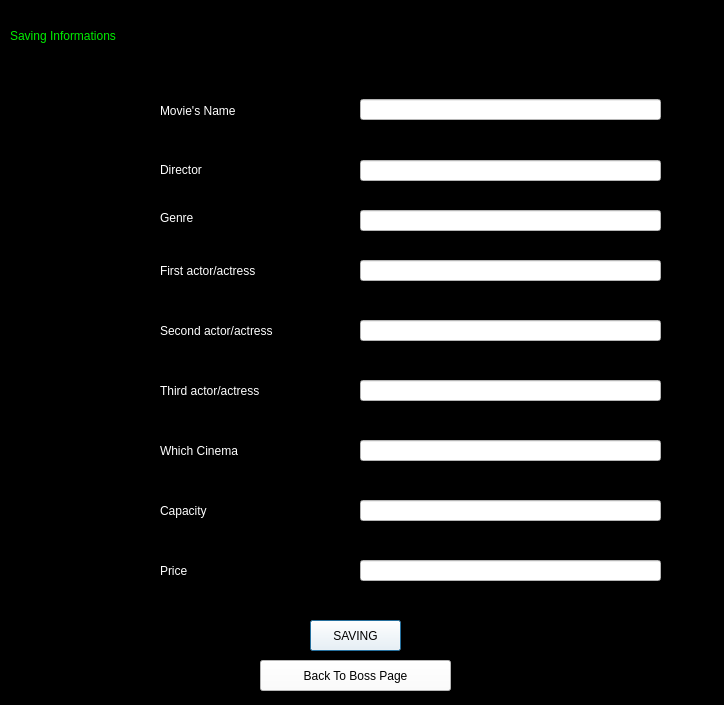
<?xml version="1.0" encoding="UTF-8"?>
<ui version="4.0">
 <class>saving_movie</class>
 <widget class="QDialog" name="saving_movie">
  <property name="geometry">
   <rect>
    <x>0</x>
    <y>0</y>
    <width>724</width>
    <height>705</height>
   </rect>
  </property>
  <property name="windowTitle">
   <string>Dialog</string>
  </property>
  <property name="styleSheet">
   <string notr="true">background-color: rgb(0, 0, 0);</string>
  </property>
  <widget class="QLabel" name="label">
   <property name="geometry">
    <rect>
     <x>160</x>
     <y>100</y>
     <width>111</width>
     <height>21</height>
    </rect>
   </property>
   <property name="styleSheet">
    <string notr="true">color: rgb(255, 255, 255);
background-color: rgb(0, 0, 0);
font: 14pt &quot;Pristina&quot;;</string>
   </property>
   <property name="text">
    <string>Movie's Name</string>
   </property>
  </widget>
  <widget class="QLabel" name="label_2">
   <property name="geometry">
    <rect>
     <x>10</x>
     <y>10</y>
     <width>171</width>
     <height>51</height>
    </rect>
   </property>
   <property name="styleSheet">
    <string notr="true">background-color: rgb(0, 0, 0);
color: rgb(0, 239, 0);
font: 16pt &quot;Pristina&quot;;</string>
   </property>
   <property name="text">
    <string>Saving Informations</string>
   </property>
  </widget>
  <widget class="QLabel" name="label_3">
   <property name="geometry">
    <rect>
     <x>160</x>
     <y>160</y>
     <width>101</width>
     <height>20</height>
    </rect>
   </property>
   <property name="styleSheet">
    <string notr="true">color: rgb(255, 255, 255);
background-color: rgb(0, 0, 0);
font: 14pt &quot;Pristina&quot;;</string>
   </property>
   <property name="text">
    <string>Director</string>
   </property>
  </widget>
  <widget class="QLabel" name="label_4">
   <property name="geometry">
    <rect>
     <x>160</x>
     <y>210</y>
     <width>91</width>
     <height>16</height>
    </rect>
   </property>
   <property name="styleSheet">
    <string notr="true">color: rgb(255, 255, 255);
background-color: rgb(0, 0, 0);
font: 14pt &quot;Pristina&quot;;</string>
   </property>
   <property name="text">
    <string>Genre</string>
   </property>
  </widget>
  <widget class="QLabel" name="label_5">
   <property name="geometry">
    <rect>
     <x>160</x>
     <y>260</y>
     <width>121</width>
     <height>21</height>
    </rect>
   </property>
   <property name="styleSheet">
    <string notr="true">color: rgb(255, 255, 255);
background-color: rgb(0, 0, 0);
font: 14pt &quot;Pristina&quot;;</string>
   </property>
   <property name="text">
    <string>First actor/actress</string>
   </property>
  </widget>
  <widget class="QLabel" name="label_6">
   <property name="geometry">
    <rect>
     <x>160</x>
     <y>320</y>
     <width>121</width>
     <height>21</height>
    </rect>
   </property>
   <property name="styleSheet">
    <string notr="true">color: rgb(255, 255, 255);
background-color: rgb(0, 0, 0);
font: 14pt &quot;Pristina&quot;;</string>
   </property>
   <property name="text">
    <string>Second actor/actress</string>
   </property>
  </widget>
  <widget class="QLabel" name="label_7">
   <property name="geometry">
    <rect>
     <x>160</x>
     <y>380</y>
     <width>121</width>
     <height>21</height>
    </rect>
   </property>
   <property name="styleSheet">
    <string notr="true">color: rgb(255, 255, 255);
background-color: rgb(0, 0, 0);
font: 14pt &quot;Pristina&quot;;</string>
   </property>
   <property name="text">
    <string>Third actor/actress</string>
   </property>
  </widget>
  <widget class="QLineEdit" name="lineEdit">
   <property name="geometry">
    <rect>
     <x>360</x>
     <y>99</y>
     <width>301</width>
     <height>21</height>
    </rect>
   </property>
   <property name="styleSheet">
    <string notr="true">font: 14pt &quot;Pristina&quot;;
background-color: rgb(255, 255, 255);
color: rgb(0, 0, 0);</string>
   </property>
  </widget>
  <widget class="QLineEdit" name="lineEdit_2">
   <property name="geometry">
    <rect>
     <x>360</x>
     <y>160</y>
     <width>301</width>
     <height>21</height>
    </rect>
   </property>
   <property name="styleSheet">
    <string notr="true">font: 14pt &quot;Pristina&quot;;
background-color: rgb(255, 255, 255);
color: rgb(0, 0, 0);</string>
   </property>
  </widget>
  <widget class="QLineEdit" name="lineEdit_3">
   <property name="geometry">
    <rect>
     <x>360</x>
     <y>210</y>
     <width>301</width>
     <height>21</height>
    </rect>
   </property>
   <property name="styleSheet">
    <string notr="true">font: 14pt &quot;Pristina&quot;;
background-color: rgb(255, 255, 255);
color: rgb(0, 0, 0);</string>
   </property>
  </widget>
  <widget class="QLineEdit" name="lineEdit_4">
   <property name="geometry">
    <rect>
     <x>360</x>
     <y>260</y>
     <width>301</width>
     <height>21</height>
    </rect>
   </property>
   <property name="styleSheet">
    <string notr="true">font: 14pt &quot;Pristina&quot;;
background-color: rgb(255, 255, 255);
color: rgb(0, 0, 0);</string>
   </property>
  </widget>
  <widget class="QLineEdit" name="lineEdit_5">
   <property name="geometry">
    <rect>
     <x>360</x>
     <y>320</y>
     <width>301</width>
     <height>21</height>
    </rect>
   </property>
   <property name="styleSheet">
    <string notr="true">font: 14pt &quot;Pristina&quot;;
background-color: rgb(255, 255, 255);
color: rgb(0, 0, 0);</string>
   </property>
  </widget>
  <widget class="QLineEdit" name="lineEdit_6">
   <property name="geometry">
    <rect>
     <x>360</x>
     <y>380</y>
     <width>301</width>
     <height>21</height>
    </rect>
   </property>
   <property name="styleSheet">
    <string notr="true">font: 14pt &quot;Pristina&quot;;
background-color: rgb(255, 255, 255);
color: rgb(0, 0, 0);</string>
   </property>
  </widget>
  <widget class="QPushButton" name="pushButton">
   <property name="geometry">
    <rect>
     <x>310</x>
     <y>620</y>
     <width>91</width>
     <height>31</height>
    </rect>
   </property>
   <property name="styleSheet">
    <string notr="true">font: 14pt &quot;Pristina&quot;;
color: rgb(0, 0, 0);
background-color: rgb(255, 255, 255);</string>
   </property>
   <property name="text">
    <string>SAVING</string>
   </property>
  </widget>
  <widget class="QPushButton" name="pushButton_2">
   <property name="geometry">
    <rect>
     <x>260</x>
     <y>660</y>
     <width>191</width>
     <height>31</height>
    </rect>
   </property>
   <property name="styleSheet">
    <string notr="true">font: 14pt &quot;Pristina&quot;;
color: rgb(0, 0, 0);
background-color: rgb(255, 255, 255);</string>
   </property>
   <property name="text">
    <string>Back To Boss Page</string>
   </property>
  </widget>
  <widget class="QLabel" name="label_8">
   <property name="geometry">
    <rect>
     <x>160</x>
     <y>440</y>
     <width>121</width>
     <height>21</height>
    </rect>
   </property>
   <property name="styleSheet">
    <string notr="true">color: rgb(255, 255, 255);
background-color: rgb(0, 0, 0);
font: 14pt &quot;Pristina&quot;;</string>
   </property>
   <property name="text">
    <string>Which Cinema</string>
   </property>
  </widget>
  <widget class="QLabel" name="label_9">
   <property name="geometry">
    <rect>
     <x>160</x>
     <y>500</y>
     <width>121</width>
     <height>21</height>
    </rect>
   </property>
   <property name="styleSheet">
    <string notr="true">color: rgb(255, 255, 255);
background-color: rgb(0, 0, 0);
font: 14pt &quot;Pristina&quot;;</string>
   </property>
   <property name="text">
    <string>Capacity</string>
   </property>
  </widget>
  <widget class="QLabel" name="label_10">
   <property name="geometry">
    <rect>
     <x>160</x>
     <y>560</y>
     <width>121</width>
     <height>21</height>
    </rect>
   </property>
   <property name="styleSheet">
    <string notr="true">color: rgb(255, 255, 255);
background-color: rgb(0, 0, 0);
font: 14pt &quot;Pristina&quot;;</string>
   </property>
   <property name="text">
    <string>Price</string>
   </property>
  </widget>
  <widget class="QLineEdit" name="lineEdit_7">
   <property name="geometry">
    <rect>
     <x>360</x>
     <y>440</y>
     <width>301</width>
     <height>21</height>
    </rect>
   </property>
   <property name="styleSheet">
    <string notr="true">font: 14pt &quot;Pristina&quot;;
background-color: rgb(255, 255, 255);
color: rgb(0, 0, 0);</string>
   </property>
  </widget>
  <widget class="QLineEdit" name="lineEdit_8">
   <property name="geometry">
    <rect>
     <x>360</x>
     <y>500</y>
     <width>301</width>
     <height>21</height>
    </rect>
   </property>
   <property name="styleSheet">
    <string notr="true">font: 14pt &quot;Pristina&quot;;
background-color: rgb(255, 255, 255);
color: rgb(0, 0, 0);</string>
   </property>
  </widget>
  <widget class="QLineEdit" name="lineEdit_9">
   <property name="geometry">
    <rect>
     <x>360</x>
     <y>560</y>
     <width>301</width>
     <height>21</height>
    </rect>
   </property>
   <property name="styleSheet">
    <string notr="true">font: 14pt &quot;Pristina&quot;;
background-color: rgb(255, 255, 255);
color: rgb(0, 0, 0);</string>
   </property>
  </widget>
 </widget>
 <tabstops>
  <tabstop>lineEdit</tabstop>
  <tabstop>lineEdit_2</tabstop>
  <tabstop>lineEdit_3</tabstop>
  <tabstop>lineEdit_4</tabstop>
  <tabstop>lineEdit_5</tabstop>
  <tabstop>lineEdit_6</tabstop>
  <tabstop>lineEdit_7</tabstop>
  <tabstop>lineEdit_8</tabstop>
  <tabstop>lineEdit_9</tabstop>
  <tabstop>pushButton</tabstop>
  <tabstop>pushButton_2</tabstop>
 </tabstops>
 <resources/>
 <connections/>
</ui>
